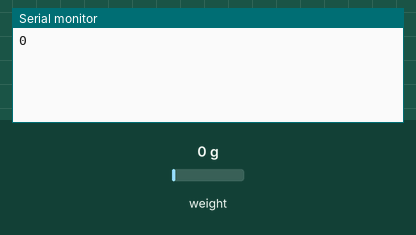
Bench run of a sketch on a simulated ESP32. Parts: the last lines printed to the serial monitor. Inputs (shaded band) come from the test bench; at power-on: weight on the scale 0 g.

Above: at 1.5 s.
1.6 s: weight on the scale set to 100 g
At 1.6 s:
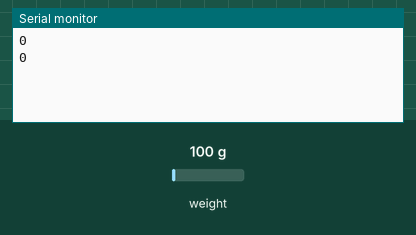
3.1 s: weight on the scale set to 1250 g
At 4.5 s:
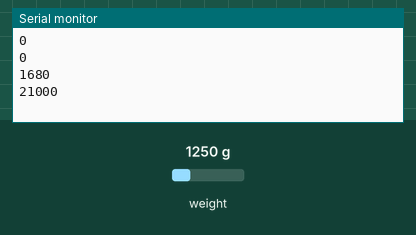
Timing chart, 0 to 6.1 s (numbered marks = the images above; inputs shaded):
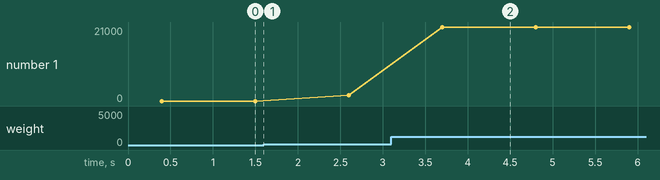

The sketch:

esp32Peso4celulas.ino
```cpp
//Calculando o peso usando 4 células de carga com o HX711

#include "HX711.h"
#define DT_PIN 4
#define SCK_PIN 2

int offset = 0;

HX711 scale;

void setup() {
  scale.begin(DT_PIN,SCK_PIN);
  Serial.begin(115200);
  offset = scale.read_average(3);
}

void loop() {
  int kg = 0;
  kg     = scale.read_average(1) - offset; //subtrai o offset
  kg    /= 100; //
  kg    *= 4; //o peso esta dividido por 4 celulas
  //kg    = kg-16; //está dando uma diferença pequena, mas uma função de tara resolve. 16 = 4*4
  Serial.println(kg);
  delay(1000);
}
```

Measured:
- after the input at 3.1 s, the serial monitor: prints a new line after 0.60 s (image 2)
- plotted number 1: 0 → 1680 after the input at 1.6 s, 1680 → 21000 after the input at 3.1 s
